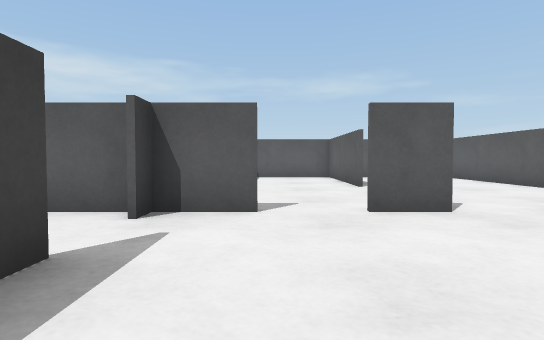
[1] (above)

24 first-person views from a walk through a world built for the Webots simulator. The camera is 0.71 m above the floor, tilts 2° down and sees 80° across. The floor is counted in squares, 1 m on a side. Each view is taken from the middle of a square. On the plan, view 1 faces up. The plan holds only what a view shows up to about 10 squares ahead; the rest is blank. The robots in the file are not drawn.

[2]
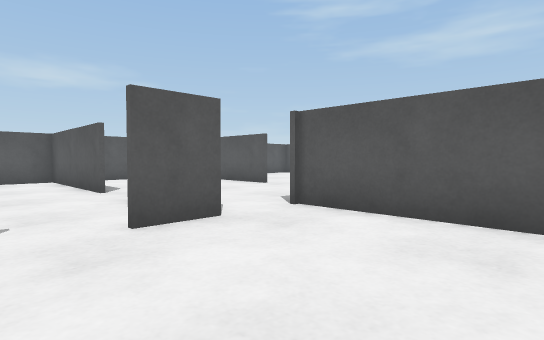

[3]
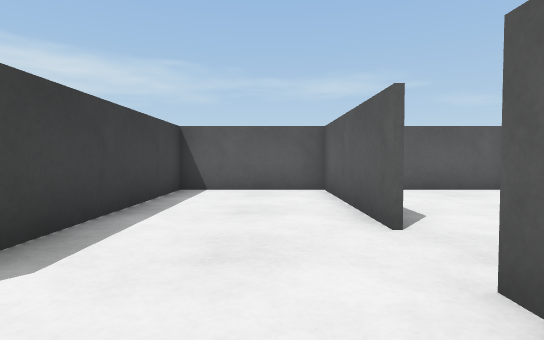

[4]
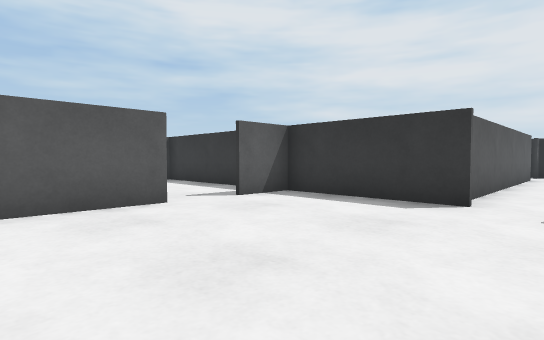

[5]
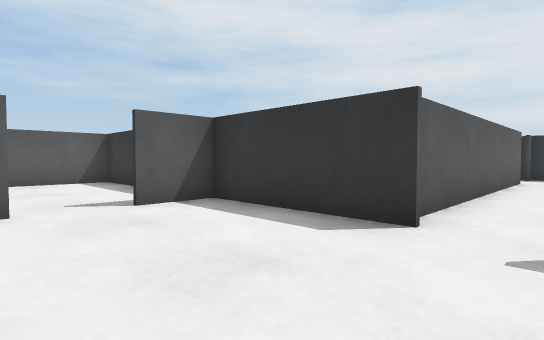

[6]
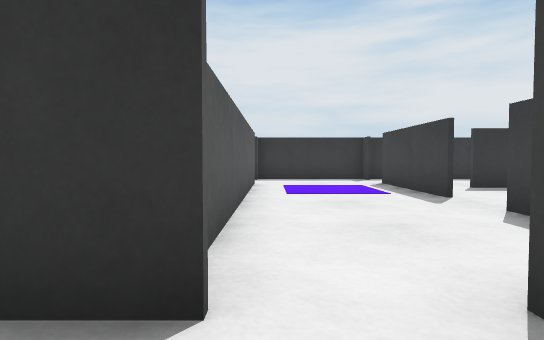

[7]
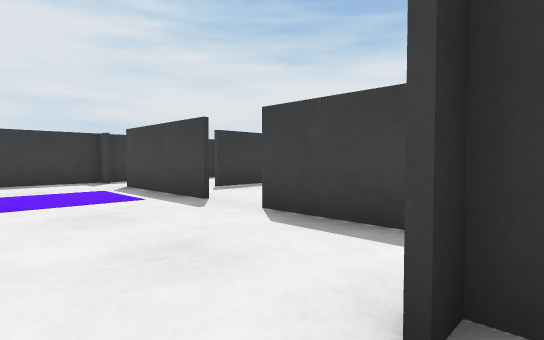

[8]
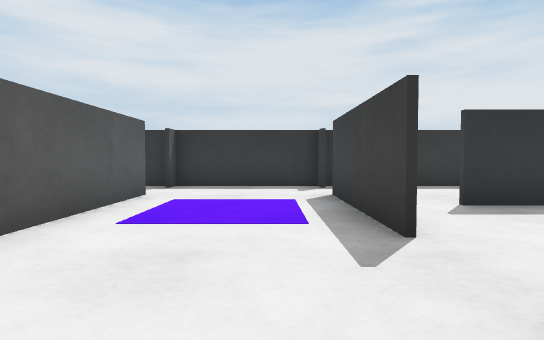

[9]
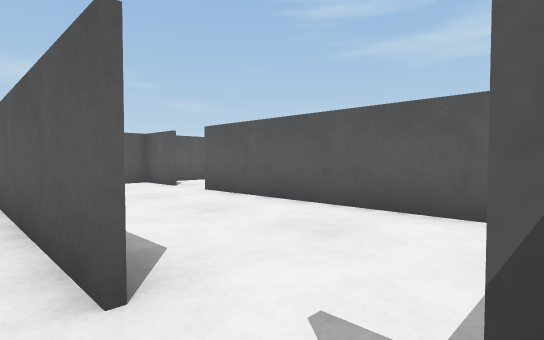

[10]
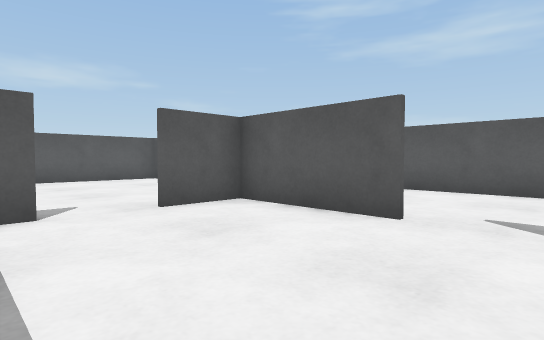

[11]
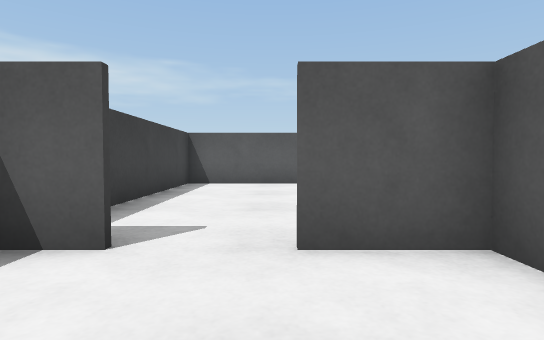

[12]
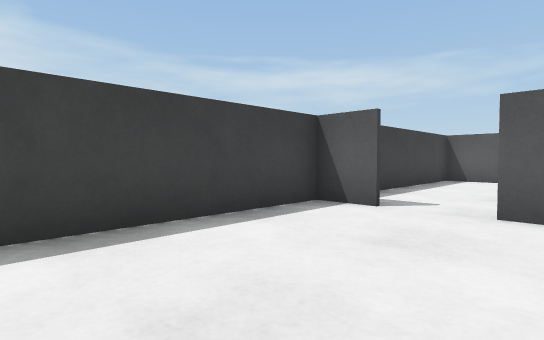

[13]
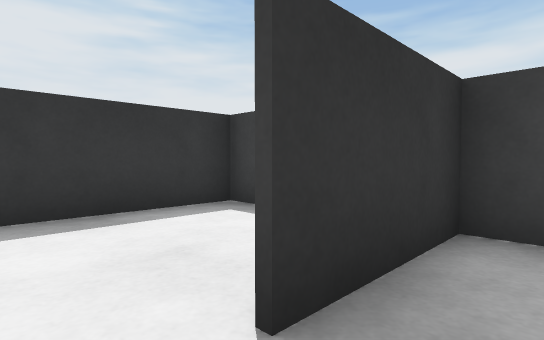

[14]
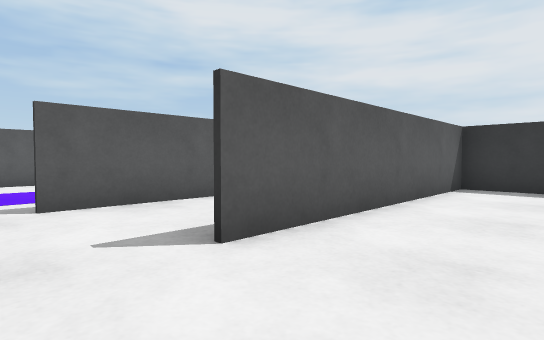

[15]
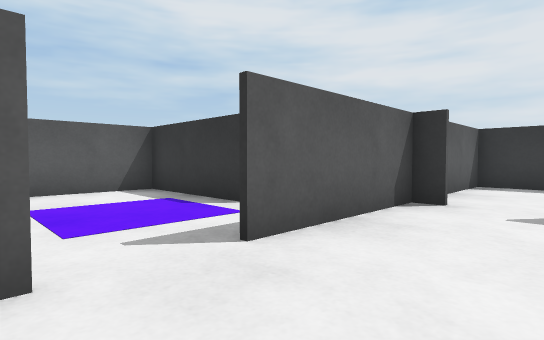

[16]
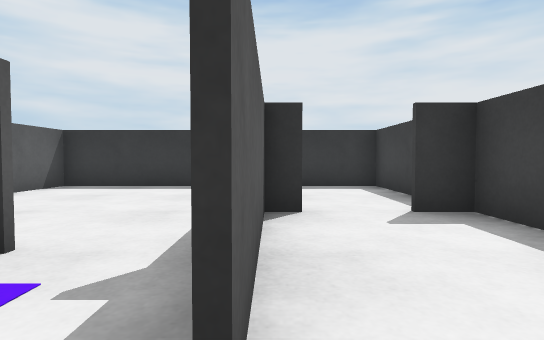

[17]
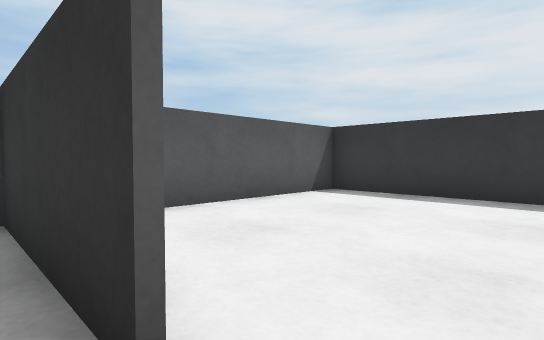

[18]
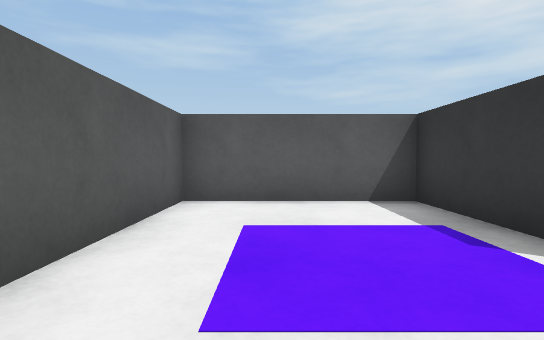

[19]
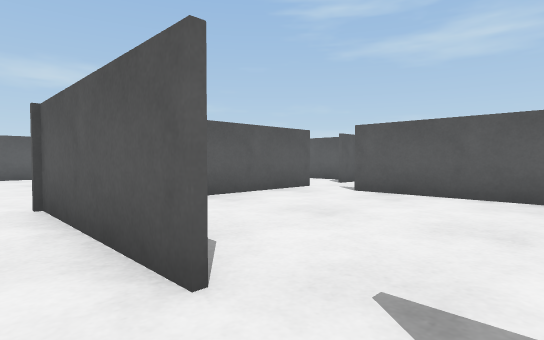

[20]
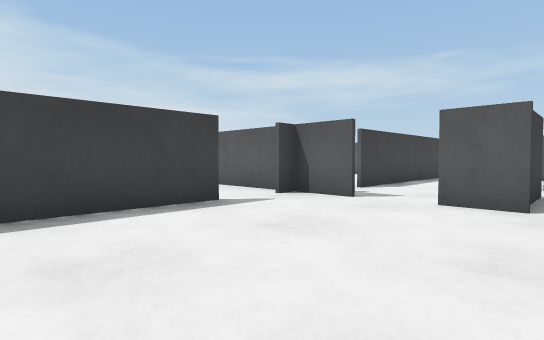

[21]
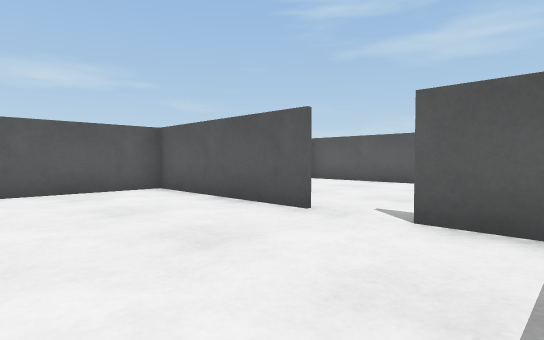

[22]
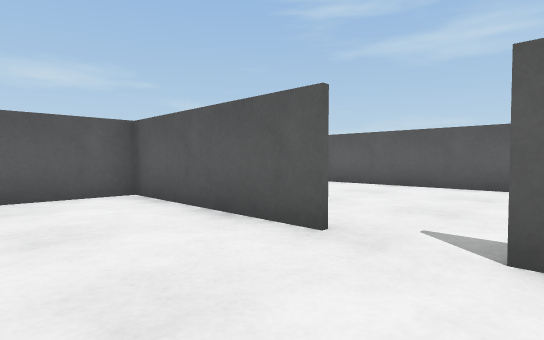

[23]
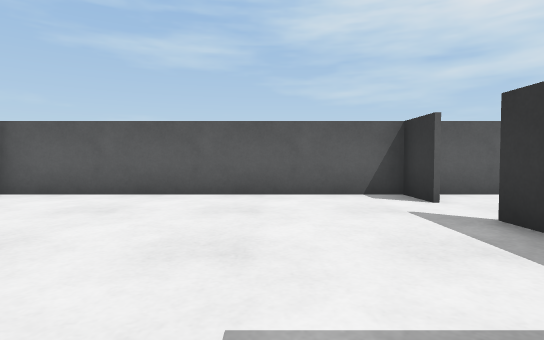

[24]
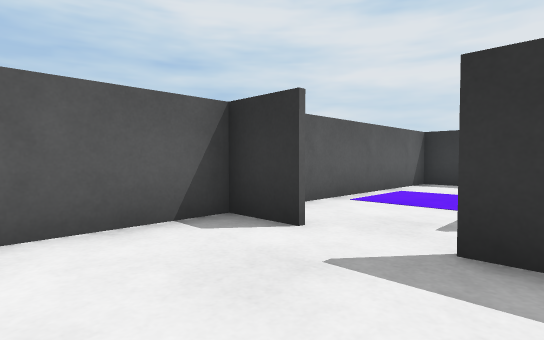

### Floor plan
Ten units are one square. View 1 is at (0, 0); x grows to the right and y downward. Boxes are objects, and circles mark ways between rooms. Rooms are numbered by the first view taken in them; rooms with no view inside come last. Other rooms are left out.
<svg viewBox="-79 -129 209 259">
<path fill="none" stroke="#000" d="M2 24 39 24 39 10M-16 24 -11 24M-16 -24 -16 6M-32 32 -32 55M39 -4 39 -45M-1 -43 -16 -43 -16 -38M23 -43 12 -43M-32 69 -32 105M22 -81 22 -124 -11 -124 -11 -61M5 105 5 30M-32 119 -32 124 5 124 5 119M-62 25 -74 25 -74 68M-33 55 -33 25 -49 25M-74 82 -74 89 -49 89M42 41 42 25M8 124 40 124M42 125 42 55M43 71 43 83 51 83M71 83 71 48M89 64 124 64 124 19M125 25 88 25M23 -68 23 -43M66 -79 66 -124 36 -124M66 -52 66 -65M90 -44 98 -44M111 -44 124 -44 124 -124M119 -43 111 -43M124 19 124 -38M115 24 125 24M85 124 124 124 124 81M-19 -43 -74 -43 -74 2M58 24 94 24 94 -29M98 -43 65 -43M-74 118 -74 124 -34 124M43 102 43 125M40 124 71 124 71 100"/>
<circle cx="-30" cy="60" r="3" fill="#2a7"/>
<circle cx="10" cy="110" r="3" fill="#2a7"/>
<circle cx="20" cy="-75" r="3" fill="#2a7"/>
<circle cx="30" cy="-50" r="3" fill="#2a7"/>
<circle cx="-20" cy="-30" r="3" fill="#2a7"/>
<circle cx="40" cy="0" r="3" fill="#2a7"/>
<circle cx="-30" cy="110" r="3" fill="#2a7"/>
<circle cx="-55" cy="20" r="3" fill="#2a7"/>
<circle cx="-40" cy="90" r="3" fill="#2a7"/>
<circle cx="40" cy="50" r="3" fill="#2a7"/>
<circle cx="70" cy="40" r="3" fill="#2a7"/>
<circle cx="60" cy="80" r="3" fill="#2a7"/>
<circle cx="80" cy="60" r="3" fill="#2a7"/>
<circle cx="70" cy="-70" r="3" fill="#2a7"/>
<circle cx="90" cy="-30" r="3" fill="#2a7"/>
<text x="0" y="10">1</text>
<text x="-60" y="50">2</text>
<text x="20" y="80">3</text>
<text x="50" y="50">4</text>
<text x="100" y="40">5</text>
<text x="40" y="-80">6</text>
<text x="100" y="-60">7</text>
<text x="100" y="90">8</text>
<text x="-50" y="-10">9</text>
<text x="60" y="-10">10</text>
<text x="-50" y="110">11</text>
<text x="50" y="100">12</text>
</svg>
Room 1 opens to room 2. Room 1 opens to room 3. Room 1 opens to room 6. Room 1 opens to room 9. Room 1 opens to room 10. Room 1 opens to room 11. Room 2 opens to room 9. Room 2 opens to room 11. Room 3 opens to room 4. Room 4 opens to room 5. Room 4 opens to room 12. Room 5 opens to room 8. Room 6 opens to room 7. Room 7 opens to room 10.

Where each view was taken, in squares from view 1:
view 1: 0 up, 0 right, facing up
view 2: 1 up, 0 right, facing up-right
view 3: 5 up, 1 right, facing up
view 4: 3 up, 1 left, facing down-right
view 5: 1 up, 1 left, facing down-right
view 6: 1 down, 0 right, facing down
view 7: 2 down, 0 right, facing down-left
view 8: 4 down, 2 left, facing down
view 9: 12 down, 0 right, facing up-right
view 10: 7 down, 7 left, facing up-right
view 11: 5 down, 5 left, facing up
view 12: 7 down, 4 left, facing up-left
view 13: 8 down, 4 left, facing down-left
view 14: 4 down, 2 right, facing down-right
view 15: 3 down, 5 right, facing down-right
view 16: 4 down, 7 right, facing down
view 17: 6 down, 8 right, facing down-right
view 18: 4 down, 7 right, facing right
view 19: 1 down, 3 right, facing up-right
view 20: 1 down, 3 right, facing up-left
view 21: 5 up, 3 right, facing up-right
view 22: 6 up, 4 right, facing up-right
view 23: 7 up, 6 right, facing right
view 24: 7 up, 9 right, facing down-right
